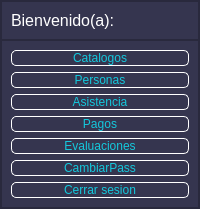
          <widget class="QFrame" name="frame_4">
           <property name="styleSheet">
            <string notr="true">QFrame{
background-color:rgb(53,53,79);
}
QPushButton{
font: 87 12pt &quot;Arial Black&quot;;
background-color:#000000ff;
color: rgb(20, 200, 220);
border-radius:5px;
border: 1px solid white;
}

QPushButton:hover {
    background-color: black;
}</string>
           </property>
           <property name="frameShape">
            <enum>QFrame::StyledPanel</enum>
           </property>
           <property name="frameShadow">
            <enum>QFrame::Raised</enum>
           </property>
           <layout class="QVBoxLayout" name="verticalLayout_3" stretch="2,8">
            <property name="spacing">
             <number>0</number>
            </property>
            <property name="leftMargin">
             <number>0</number>
            </property>
            <property name="topMargin">
             <number>0</number>
            </property>
            <property name="rightMargin">
             <number>0</number>
            </property>
            <property name="bottomMargin">
             <number>0</number>
            </property>
            <item>
             <widget class="QFrame" name="frame_7">
              <property name="frameShape">
               <enum>QFrame::StyledPanel</enum>
              </property>
              <property name="frameShadow">
               <enum>QFrame::Raised</enum>
              </property>
              <layout class="QVBoxLayout" name="verticalLayout_9">
               <item>
                <widget class="QLabel" name="lbl_bienvenida">
                 <property name="styleSheet">
                  <string notr="true">font-size: 12pt;
    color: white; /* Blanco para mejor contraste */
    background-color: transparent; /* Sin fondo */
font-family: &quot;Tahoma&quot;, sans-serif;</string>
                 </property>
                 <property name="text">
                  <string>Bienvenido(a):</string>
                 </property>
                </widget>
               </item>
              </layout>
             </widget>
            </item>
            <item>
             <widget class="QFrame" name="frame_6">
              <property name="frameShape">
               <enum>QFrame::StyledPanel</enum>
              </property>
              <property name="frameShadow">
               <enum>QFrame::Raised</enum>
              </property>
              <layout class="QVBoxLayout" name="verticalLayout_10">
               <item>
                <widget class="QPushButton" name="btn_catalogos">
                 <property name="text">
                  <string>Catalogos</string>
                 </property>
                </widget>
               </item>
               <item>
                <widget class="QPushButton" name="btn_Personas">
                 <property name="text">
                  <string>Personas</string>
                 </property>
                </widget>
               </item>
               <item>
                <widget class="QPushButton" name="pushButton">
                 <property name="text">
                  <string>Asistencia</string>
                 </property>
                </widget>
               </item>
               <item>
                <widget class="QPushButton" name="btn_pagos">
                 <property name="text">
                  <string>Pagos</string>
                 </property>
                </widget>
               </item>
               <item>
                <widget class="QPushButton" name="pushButton_3">
                 <property name="text">
                  <string>Evaluaciones</string>
                 </property>
                </widget>
               </item>
               <item>
                <widget class="QPushButton" name="pushButton_4">
                 <property name="text">
                  <string>CambiarPass</string>
                 </property>
                </widget>
               </item>
               <item>
                <widget class="QPushButton" name="btn_cerrarsesion">
                 <property name="text">
                  <string>Cerrar sesion</string>
                 </property>
                </widget>
               </item>
              </layout>
             </widget>
            </item>
           </layout>
          </widget>
